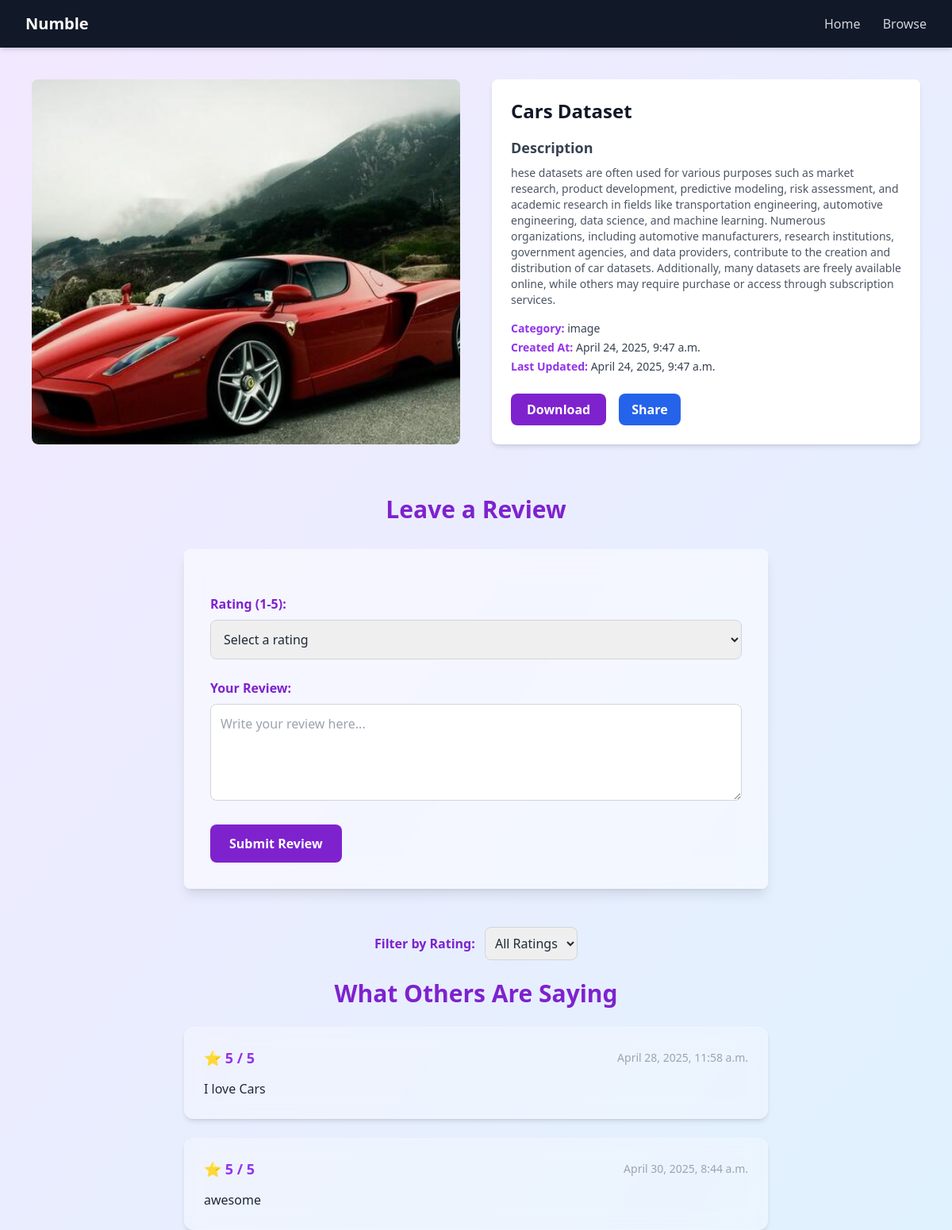
The page /view-details/6 on the database as committed earlier.
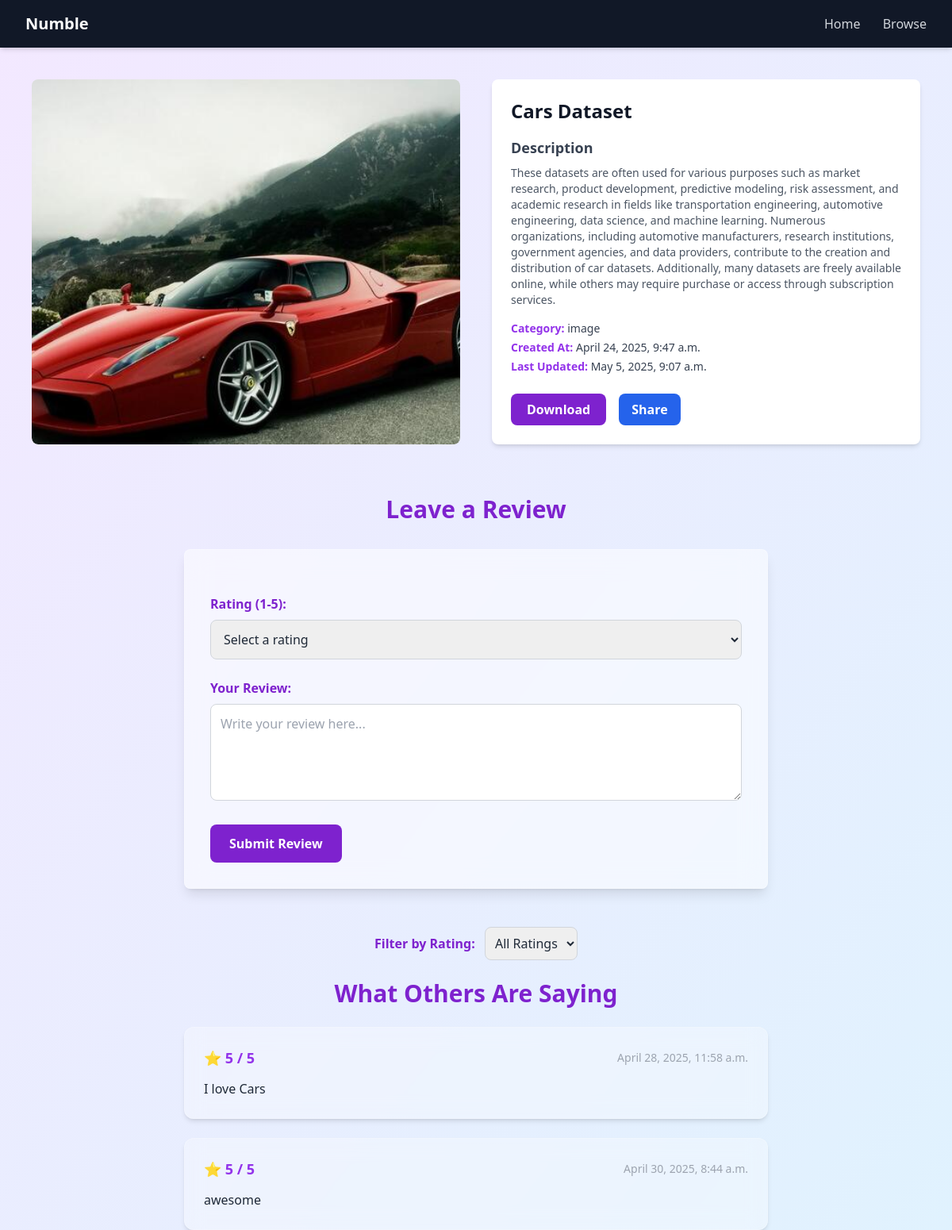
The same page on the database as committed later.
### datasetmanager/models.py (models this page shows, shortened)
class Datasetmanager(models.Model):
    name = models.CharField(max_length=100)
    description = models.TextField()
    file = models.FileField(upload_to='datasets/', default="")  # Supports image, video, or zipped datasets
    created_at = models.DateTimeField(auto_now_add=True)
    updated_at = models.DateTimeField(auto_now=True)
    category = models.CharField(max_length=50, choices=[
        ('image', 'Image'),
        ('video', 'Video'),
    ])

### datasetmanager/views.py (the view)
# urls.py: path("view-details/<int:dataset_id>", datasetDetails, name="datasetDetails"),
def datasetDetails(request, dataset_id):
    dataset = get_object_or_404(Datasetmanager, id=dataset_id)
    context = {
        "dataset": dataset,
    }
    return render(request, "datasetDetails.html", context=context)

### templates/datasetDetails.html (shortened to what the changed rows need)
<!DOCTYPE html>
<html lang="en">
<head>
  <script src="https://cdn.tailwindcss.com"></script>
</head>
<body class="text-gray-800 font-sans">
  <div class="max-w-6xl mx-auto mt-10 px-4 grid grid-cols-1 md:grid-cols-2 gap-10">
    <div class="bg-gray-200 rounded-lg overflow-hidden">
      {% if dataset.category == "image" %}
        <img src="{{ dataset.file.url }}" alt="{{ dataset.name }}" class="w-full h-full object-cover" />
      {% elif dataset.category == "video" %}
        <video autoplay muted loop class="w-full h-full object-cover">
          <source src="{{ dataset.file.url }}" type="video/mp4" />
          Your browser does not support the video tag.
        </video>
      {% endif %}
    </div>
    <div class="bg-white p-6 rounded-lg shadow-md">
      <h2 class="text-2xl font-bold text-gray-900 mb-4">{{ dataset.name }}</h2>
      <h3 class="text-lg font-semibold text-gray-700 mt-4 mb-2">Description</h3>
      <p class="text-gray-600 text-sm">{{ dataset.description }}</p>
      <div class="mt-4 space-y-1 text-sm text-gray-700">
        <div><span class="font-semibold text-purple-600">Category:</span> {{ dataset.category }}</div>
        <div><span class="font-semibold text-purple-600">Created At:</span> {{ dataset.created_at }}</div>
        <div><span class="font-semibold text-purple-600">Last Updated:</span> {{ dataset.updated_at }}</div>
      </div>
      <div class="mt-6 flex gap-4">
        <a href="{{ dataset.file.url }}" download class="bg-purple-700 hover:bg-purple-800 text-white px-5 py-2 rounded-lg font-semibold transition">Download</a>
        <a href="#" class="bg-blue-600 hover:bg-blue-700 text-white px-4 py-2 rounded-lg font-semibold transition share-button"
           data-name="{{ dataset.name }}"
           data-description="{{ dataset.description }}"
           data-url="{{ request.build_absolute_uri }}">
        </a>
      </div>
    </div>
  </div>
  <div class="max-w-3xl mx-auto mt-16 px-4">
    <h2 class="text-3xl font-bold text-purple-700 text-center mb-8">Leave a Review</h2>
  </div>
  <div class="max-w-3xl mx-auto mt-12 px-4">
    <div id="reviews-container" class="space-y-6">
      <h2 class="text-3xl font-bold text-purple-700 text-center mb-6">What Others Are Saying</h2>
    </div>
  </div>
</body>
</html>

Rows that differ between the two databases and show on the page:
changed Datasetmanager "Cars Dataset": description "hese datasets are often used…" → "These datasets are often used…"; updated_at "April 24, 2025, 9:47 a.m." → "May 5, 2025, 9:07 a.m."
